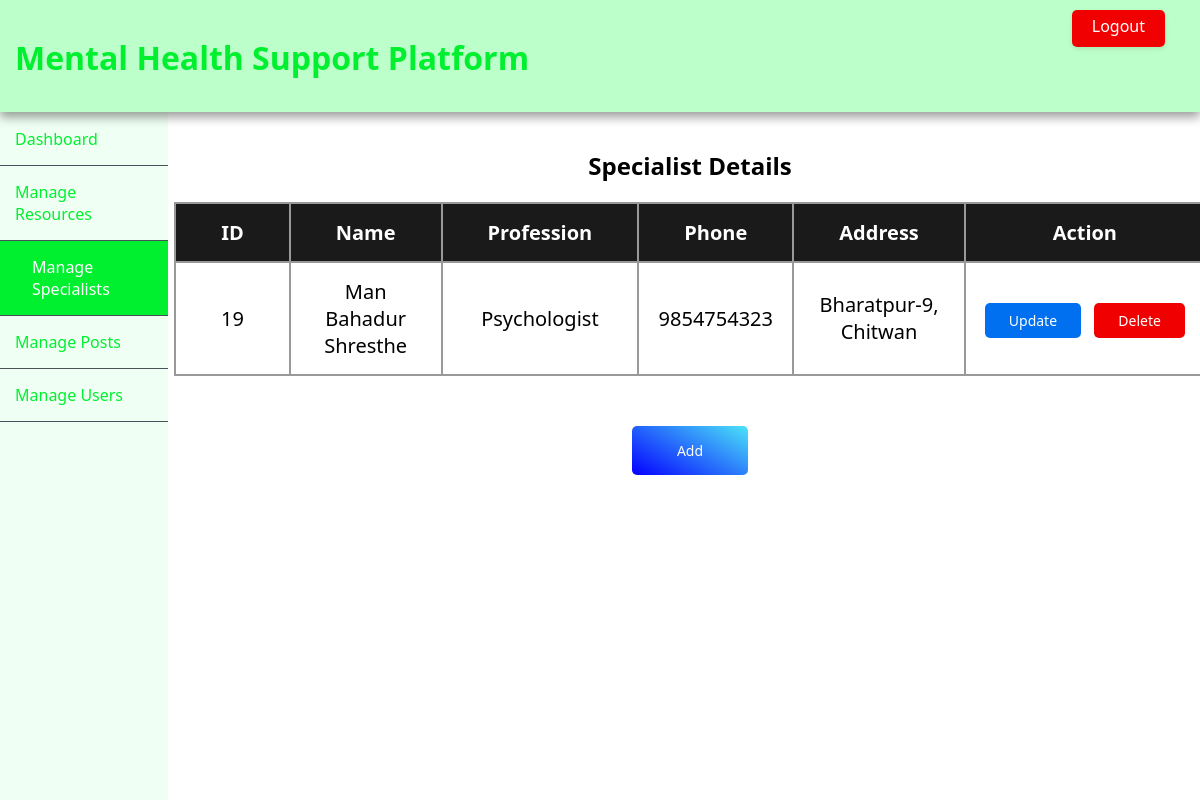
The app's page /admin/managespecialist.php (signed in), older data.
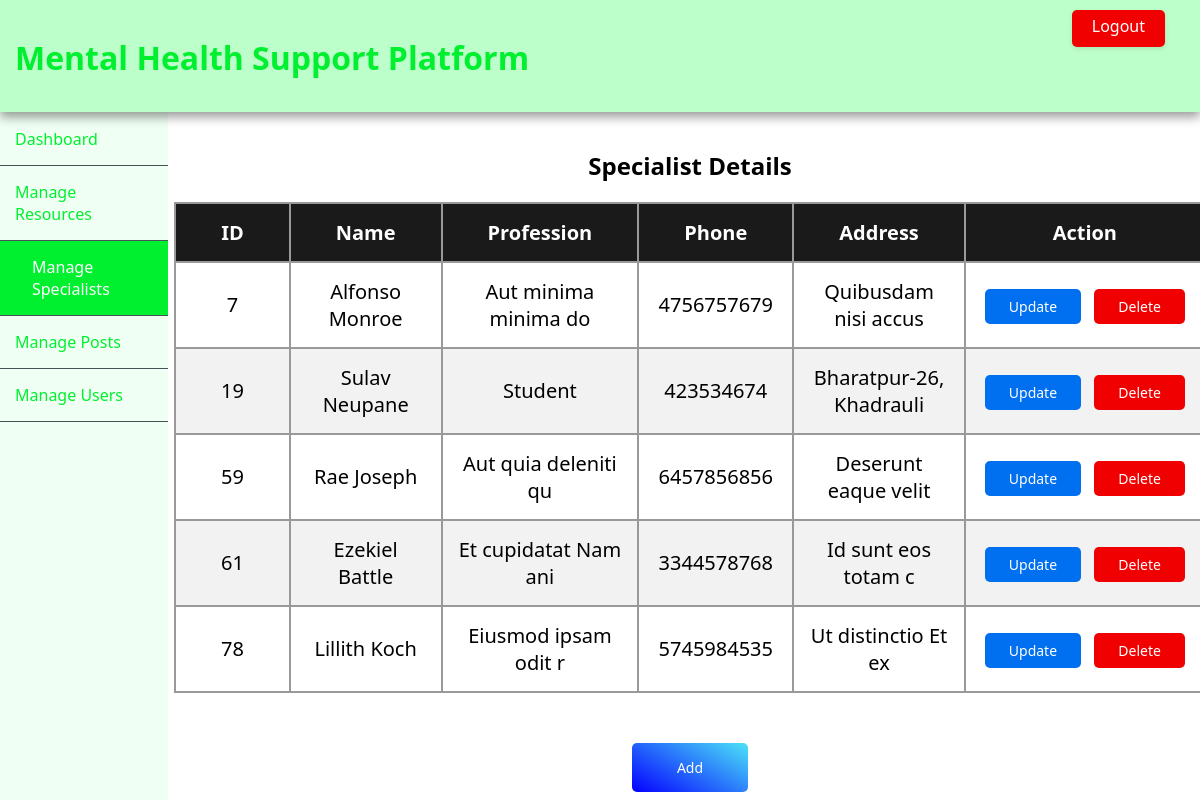
The same page, newer data.
### tables this page shows
CREATE TABLE `specialist` (
  `id` int(11) NOT NULL,
  `name` varchar(255) NOT NULL,
  `profession` varchar(255) NOT NULL,
  `phone` bigint(20) NOT NULL,
  `address` varchar(255) NOT NULL
);

### admin/managespecialist.php (the view, shortened to what this page needs)
<?php
$con = mysqli_connect("localhost", "root", "", "mhsp");
include '../components/adminnavfixed.php';
?>
<section>
    <?php
    $sql = "SELECT id,name, profession ,phone, address FROM specialist";
    $result = $con->query($sql);
    if ($result->num_rows > 0) {
    ?>
        <h1>Specialist Details</h1>
        <table>
            <tr>
                <th>ID</th>
                <th>Name</th>
                <th>Profession</th>
                <th>Phone</th>
                <th>Address</th>
                <th>Action</th>
            </tr>
            <?php
            while ($row = $result->fetch_assoc()) {
            ?>
                <tr>
                    <td><?php echo $row['id']; ?></td>
                    <td><?php echo $row['name']; ?></td>
                    <td><?php echo $row['profession']; ?></td>
                    <td><?php echo $row['phone']; ?></td>
                    <td><?php echo $row['address']; ?></td>
                    <td><a class="btn btnupdate" href="updateSpecialist.php?id=<?php echo $row['id']; ?>">Update</a>&nbsp;<a class="btn btndelete" id="<?php echo $row['id']; ?>">Delete</a></td>
                </tr>
        <?php
            }
        } else {
            echo "<h2>No Results Found!</h2>";
        }
        ?>
        </table>
        <a class="btn add" href="insertSpecialist.php">Add</a>
</section>
</body>
</html>

Row changes from the older to the newer data that the page shows:
added specialist: id "7", name "Alfonso Monroe", profession "Aut minima minima do", phone "4756757679", address "Quibusdam nisi accus"
changed specialist id 19: name "Man Bahadur Shresthe" → "Sulav Neupane"; profession "Psychologist" → "Student"; phone "9854754323" → "423534674"; address "Bharatpur-9, Chitwan" → "Bharatpur-26, Khadrauli"
added specialist: id "59", name "Rae Joseph", profession "Aut quia deleniti qu", phone "6457856856", address "Deserunt eaque velit"
added specialist: id "61", name "Ezekiel Battle", profession "Et cupidatat Nam ani", phone "3344578768", address "Id sunt eos totam c"
added specialist: id "78", name "Lillith Koch", profession "Eiusmod ipsam odit r", phone "5745984535", address "Ut distinctio Et ex"
